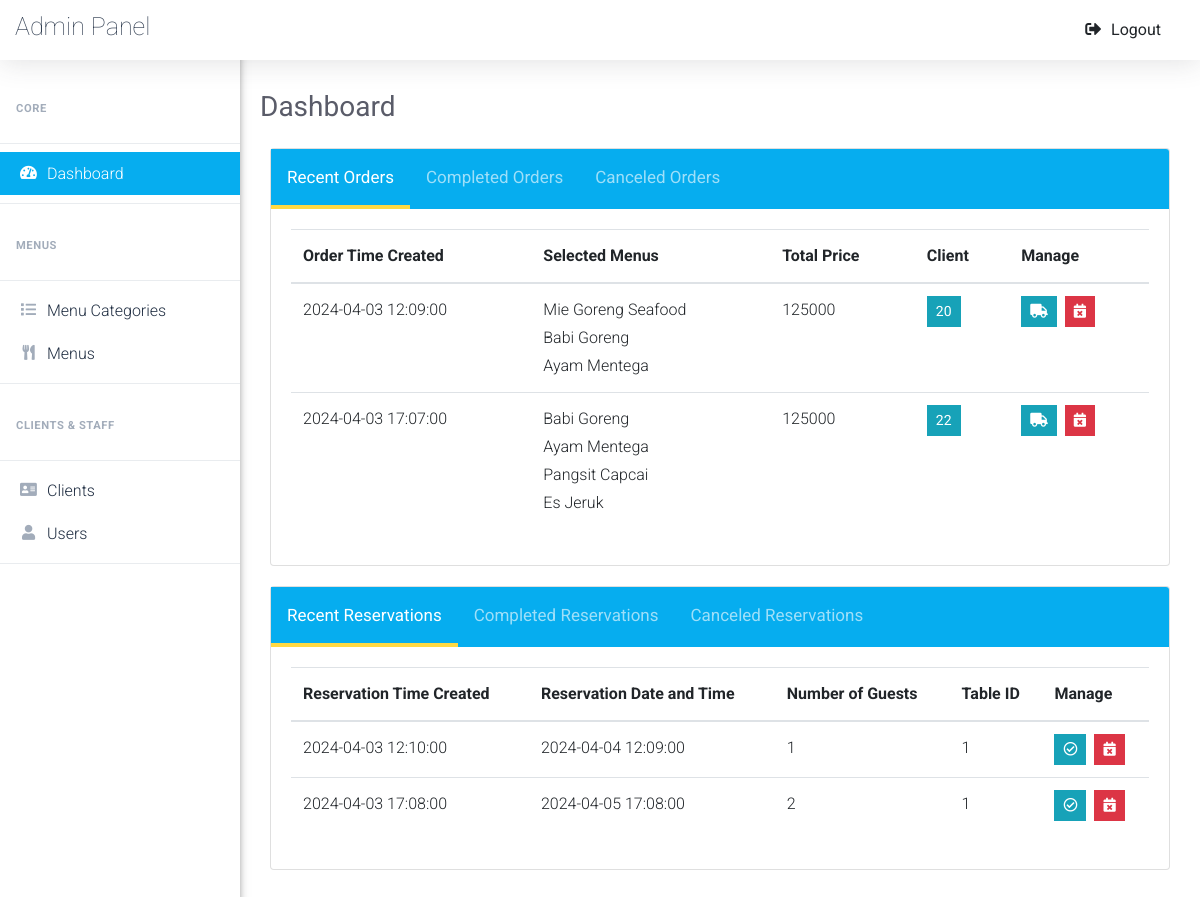
Page /admin/dashboard.php (signed in) on the committed database.
### tables this page shows
CREATE TABLE `placed_orders` (
  `order_id` int(5) NOT NULL,
  `order_time` datetime NOT NULL,
  `client_id` int(5) NOT NULL,
  `delivery_address` varchar(255) NOT NULL,
  `delivered` tinyint(1) NOT NULL DEFAULT 0,
  `canceled` tinyint(1) NOT NULL DEFAULT 0,
  `cancellation_reason` varchar(255) DEFAULT NULL
);

CREATE TABLE `clients` (
  `client_id` int(5) NOT NULL,
  `client_name` varchar(50) NOT NULL,
  `client_phone` varchar(50) NOT NULL,
  `client_email` varchar(100) NOT NULL
);

CREATE TABLE `reservations` (
  `reservation_id` int(5) NOT NULL,
  `date_created` datetime NOT NULL,
  `client_id` int(5) NOT NULL,
  `selected_time` datetime NOT NULL,
  `nbr_guests` int(2) NOT NULL,
  `table_id` int(3) NOT NULL,
  `liberated` tinyint(1) NOT NULL DEFAULT 0,
  `canceled` tinyint(1) NOT NULL DEFAULT 0,
  `cancellation_reason` varchar(255) DEFAULT NULL
);

### admin/dashboard.php (the view, shortened to what this page needs)
<?php
    include 'connect.php';
    include 'Includes/templates/header.php';
    if(isset($_SESSION['username_restaurant_qRewacvAqzA']) && isset($_SESSION['password_restaurant_qRewacvAqzA']))
    {
    	include 'Includes/templates/navbar.php';
    	?>
            <div class="card" style = "margin: 20px 10px">
                <div class="card-header tab" style="padding:0px;">
                    <button class="tablinks_orders active" onclick="openTab(event, 'recent_orders','tabcontent_orders','tablinks_orders')">Recent Orders</button>
                    <button class="tablinks_orders" onclick="openTab(event, 'completed_orders','tabcontent_orders','tablinks_orders')">Completed Orders</button>
                    <button class="tablinks_orders" onclick="openTab(event, 'canceled_orders','tabcontent_orders','tablinks_orders')">Canceled Orders</button>
                </div>
                <div class="card-body">
                    <div class='responsive-table'>
                        <table class="table X-table tabcontent_orders" id="recent_orders" style="display:table">
                            <thead>
                                <tr>
                                    <th>
                                        Order Time Created
                                    </th>
                                    <th>
                                        Selected Menus
                                    </th>
                                    <th>
                                        Total Price
                                    </th>
                                    <th>
                                        Client
                                    </th>
                                    <th>
                                        Manage
                                    </th>
                                </tr>
                            </thead>
                            <tbody>
                                <?php
                                    $stmt = $con->prepare("SELECT *
                                                    FROM placed_orders po , clients c
                                                    where
                                                        po.client_id = c.client_id
                                                    and canceled = 0
                                                    and delivered = 0
                                                    order by order_time;
                                                    ");
                                    $stmt->execute();
                                    $placed_orders = $stmt->fetchAll();
                                    $count = $stmt->rowCount();
                                    if($count == 0)
                                    {
                                        echo "<tr>";
                                            echo "<td colspan='5' style='text-align:center;'>";
                                                echo "List of your recent orders will be presented here";
                                            echo "</td>";
                                        echo "</tr>";
                                    }
                                    else
                                    {
                                        foreach($placed_orders as $order)
                                        {
                                            echo "<tr>";
                                                echo "<td>";
                                                    echo $order['order_time'];
                                                echo "</td>";
                                                echo "<td>";
                                                    $stmtMenus = $con->prepare("SELECT menu_name, quantity, menu_price
                                                            from menus m, in_order in_o
                                                            where m.menu_id = in_o.menu_id
                                                            and order_id = ?");
                                                    $stmtMenus->execute(array($order['order_id']));
                                                    $menus = $stmtMenus->fetchAll();
                                                    $total_price = 0;
                                                    foreach($menus as $menu)
                                                    {
                                                        echo "<span style = 'display:block'>".$menu['menu_name']."</span>";
                                                        $total_price += ($menu['menu_price']*$menu['quantity']);
                                                    }
                                                echo "</td>";
                                                echo "<td>";
                                                    echo $total_price;
                                                echo "</td>";
                                                echo "<td>";
                                                    ?>
                                                        <button class="btn btn-info btn-sm rounded-0" type="button" data-toggle="modal" data-target="#<?php echo "client_".$order['client_id']; ?>" data-placement="top">
                                                            <?php echo $order['client_id']; ?>
                                                        </button>
                                                    <?php
                                                echo "</td>";
                                                echo "<td>";
                                                    $cancel_data = "cancel_order".$order["order_id"];
                                                    $deliver_data = "deliver_order".$order["order_id"];
                                                    ?>
                                                    <ul class="list-inline m-0">
                                                        <li class="list-inline-item" data-toggle="tooltip" title="Deliver Order">
                                                            <button class="btn btn-info btn-sm rounded-0" type="button" data-toggle="modal" data-target="#<?php echo $deliver_data; ?>" data-placement="top">
                                                                <i class="fas fa-truck"></i>
                                                            </button>
                                                        </li>
                                                        <li class="list-inline-item" data-toggle="tooltip" title="Cancel Order">
                                                            <button class="btn btn-danger btn-sm rounded-0" type="button" data-toggle="modal" data-target="#<?php echo $cancel_data; ?>" data-placement="top">
                                                                <i class="fas fa-calendar-times"></i>
                                                            </button>
                                                        </li>
                                                    </ul>
                                                    <?php
                                                echo "</td>";
                                            echo "</tr>";
                                        }
                                    }
                                ?>
                            </tbody>
                        </table>
                    </div>
                </div>
            </div>
            <div class="card" style = "margin: 20px 10px">
                <div class="card-header tab" style="padding:0px;">
                    <button class="tablinks_reservations active" onclick="openTab(event, 'recent_reservations','tabcontent_reservations','tablinks_reservations')">Recent Reservations</button>
                    <button class="tablinks_reservations" onclick="openTab(event, 'completed_reservations','tabcontent_reservations','tablinks_reservations')">Completed Reservations</button>
                    <button class="tablinks_reservations" onclick="openTab(event, 'canceled_reservations','tabcontent_reservations','tablinks_reservations')">Canceled Reservations</button>
                </div>
                <div class="card-body">
                    <div class='responsive-table'>
                        <table class="table X-table tabcontent_reservations" id="recent_reservations" style="display:table">
                            <thead>
                                <tr>
                                    <th>
                                        Reservation Time Created
                                    </th>
                                    <th>
                                        Reservation Date and Time
                                    </th>
                                    <th>
                                        Number of Guests
                                    </th>
                                    <th>
                                        Table ID
                                    </th>
                                    <th>
                                        Manage
                                    </th>
                                </tr>
                            </thead>
                            <tbody>
                                <?php
                                    $stmt = $con->prepare("SELECT *
                                                    FROM reservations
                                                    where
                                                        selected_time > ? and canceled = 0
                                                    ");
                                    $timestamp = time();
                                    $formatted_time = date('y-m-d h:i:s', $timestamp);
                                    $stmt->execute(array($formatted_time));
                                    $reservations = $stmt->fetchAll();
                                    $count = $stmt->rowCount();
                                    if($count == 0)
                                    {
                                        echo "<tr>";
                                            echo "<td colspan='5' style='text-align:center;'>";
                                                echo "List of your upcoming reservations will be presented here";
                                            echo "</td>";
                                        echo "</tr>";
                                    }
                                    else
                                    {
                                        foreach($reservations as $reservation)
                                        {
                                            echo "<tr>";
                                                echo "<td>";
                                                    echo $reservation['date_created'];
                                                echo "</td>";
                                                echo "<td>";
                                                    echo $reservation['selected_time'];
                                                echo "</td>";
                                                echo "<td>";
                                                    echo $reservation['nbr_guests'];
                                                echo "</td>";
                                                echo "<td>";
                                                    echo $reservation['table_id'];
                                                echo "</td>";
                                                echo "<td>";
                                                    $cancel_data_reservation = "cancel_reservation".$reservation["reservation_id"];
                                                    $liberate_data = "liberate_table".$reservation["reservation_id"];
                                                    ?>
                                                    <ul class="list-inline m-0">
                                                        <li class="list-inline-item" data-toggle="tooltip" title="Liberate Table">
                                                            <button class="btn btn-info btn-sm rounded-0" type="button" data-toggle="modal" data-target="#<?php echo $liberate_data; ?>" data-placement="top">
                                                                <i class="far fa-check-circle"></i>
                                                            </button>
                                                        </li>
                                                        <li class="list-inline-item" data-toggle="tooltip" title="Cancel Reservation">
                                                            <button class="btn btn-danger btn-sm rounded-0" type="button" data-toggle="modal" data-target="#<?php echo $cancel_data_reservation; ?>" data-placement="top">
                                                                <i class="fas fa-calendar-times"></i>
                                                            </button>
                                                        </li>
                                                    </ul>
                                                    <?php
                                                echo "</td>";
                                            echo "</tr>";
                                        }
                                    }
                                ?>
                            </tbody>
                        </table>
                    </div>
                </div>
            </div>
        <?php
    	include 'Includes/templates/footer.php';
    }
    else
    {
    	header("Location: index.php");
    	exit();
    }
?>

### admin/Design/css/main.css (style rules this page uses)
ul { display: block; list-style: none; padding: 0; margin: 0; }
html { scroll-behavior: smooth; }
body { font-family: 'Roboto', sans-serif; font-size: 16px; line-height: 28px; font-weight: 300; }
.tab button { background: inherit; color: #ffffff9c; float: left; border: none; outline: none; cursor: pointer; padding: 14px 16px; transition: 0.3s; font-size: 17px; border-bottom: 4px solid transparent; }
.tab button.active { color: #fff; border-bottom: 4px solid #ffd943; }
.tab { padding: 0px; background: #06adef; border: 0px; }
.tabcontent_orders, .tabcontent_reservations { display: none; }
.list-inline { display: flex; }

### rows in the picture
placed_orders: order_time "2024-04-03 12:09:00", menu_name "Mie Goreng Seafood", menu_name "Babi Goreng", menu_name "Ayam Mentega", total_price "125000", client.client_id "20"
placed_orders: order_time "2024-04-03 17:07:00", menu_name "Babi Goreng", menu_name "Ayam Mentega", menu_name "Pangsit Capcai", menu_name "Es Jeruk", total_price "125000", client.client_id "22"
reservations: date_created "2024-04-03 12:10:00", selected_time "2024-04-04 12:09:00", nbr_guests "1", table "1"
reservations: date_created "2024-04-03 17:08:00", selected_time "2024-04-05 17:08:00", nbr_guests "2", table "1"

### other values in the picture
$pageTitle "Dashboard"
